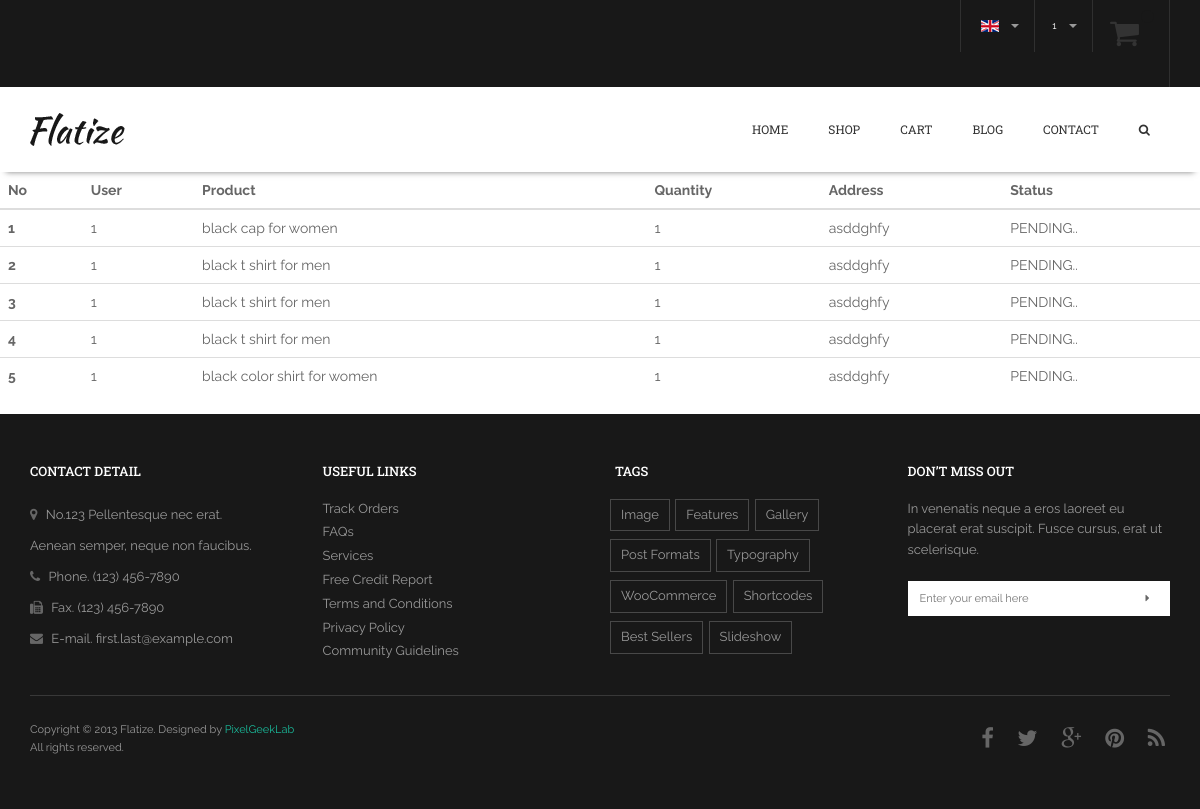
/order/ (signed in), run on the app's committed database.
### myapp/models.py (models this page shows, shortened)
class Placeorder(models.Model):
    user = models.ForeignKey(User,on_delete=models.CASCADE)
    product = models.ForeignKey(ProductModel,on_delete=models.CASCADE)
    address = models.ForeignKey(AddressModel,on_delete=models.CASCADE)
    quantity = models.IntegerField(default=1)
    status = models.CharField(max_length=20,choices=status,default="PENDING..")

class ProductModel(models.Model):
    mcate = models.ForeignKey(MainCategoryModel,on_delete=models.CASCADE)
    scate = models.ForeignKey(SubCategoryModel,on_delete=models.CASCADE)
    name = models.CharField(max_length=200)
    image = models.ImageField(upload_to = 'Product')
    og_price = models.IntegerField(default=0)
    discount = models.IntegerField(default=0)
    discounted_price = models.IntegerField(default=0)
    sell_price = models.IntegerField(default=0)
    info = models.TextField()
    status = models.CharField(max_length=200,choices=st,default='New-Arrival')
    total_price = models.IntegerField(default=0)

class AddressModel(models.Model):
    user = models.ForeignKey(User,on_delete=models.CASCADE)
    first_name = models.CharField(max_length=200)
    last_name = models.CharField(max_length=200)
    email = models.EmailField()
    address = models.CharField(max_length=300)
    phone = models.IntegerField()
    def __str__(self):
        return self.address

### myapp/views.py (the view, shortened to what this page needs)
# urls.py: path('order/',OrderView,name = "order"),
def OrderView(request):
    get_add = request.GET.get('all_address')
    cart_items = CartModel.objects.filter(user=request.user)
    ord = Placeorder.objects.filter(user=request.user)
    con = {'placeord':ord,'cart_items':cart_items}
    return render(request,'order.html',con)

### myapp/templates/order.html (shortened to what this page needs)
{% extends 'base.html' %}
{% load static %}
{% block body %}
<table class="table" style="width:100%">
    <thead>
      <tr>
        <th scope="col">No</th>
          <th scope="col">User</th>
        <th scope="col">Product</th>
        <th scope="col">Quantity</th>
        <th scope="col">Address</th>
        <th scope="col">Status</th>
      </tr>
    </thead>
    <tbody>
        {% for x in placeord %}
        <tr>
        <th scope="row">{{forloop.counter}}</th>
        <td>{{request.user}}</td>
        <td>{{x.product.name}}</td>
        <td>{{x.quantity}}</td>
        <td>{{x.address}}</td>
        <td>{{x.status}}</td>
        </tr>
        {% endfor %}
    </tbody>
  </table>
{% endblock body %}

### myapp/templates/base.html (shortened to what this page needs)
{% load static %}
<!DOCTYPE html>
<html lang="en">
<head>
	<link href="{% static 'bootstrap/css/bootstrap.min.css' %}" rel="stylesheet">
	<link href="{% static 'css/fonts/font-awesome/css/font-awesome.css' %}" rel="stylesheet">
	<link href="{% static 'vendor/owl-carousel/owl.carousel.css' %}" rel="stylesheet">
	<link href="{% static 'vendor/owl-carousel/owl.theme.css' %}" rel="stylesheet">
	<link href="{% static 'vendor/owl-carousel/owl.transitions.css' %}" rel="stylesheet">
	<link href="{% static 'vendor/bxslider/jquery.bxslider.css' %}" rel="stylesheet">
	<link rel="stylesheet" href="{% static 'vendor/flexslider/flexslider.css' %}" media="screen">
	<link href="{% static 'css/theme-animate.css' %}" rel="stylesheet">
	<link href="{% static 'css/theme-elements.css' %}" rel="stylesheet">
	<link href="{% static 'css/theme-blog.css' %}" rel="stylesheet">
	<link href="{% static 'css/theme-shop.css' %}" rel="stylesheet">
	<link href="{% static 'css/theme.css' %}" rel="stylesheet">
	<link rel="stylesheet" href="{% static 'style-switcher/css/style-switcher.css' %}">
	<link href="{% static 'css/colors/cyan/style.html' %}" rel="stylesheet" id="layoutstyle">
	<link href="{% static 'css/theme-responsive.css' %}" rel="stylesheet">
</head>
<body>
	<div id="page">
		<header>
			<div id="top">
				<div class="container">
					<ul class="nav nav-pills nav-top navbar-right">
						<li class="dropdown langs">
							<a href="#" class="dropdown-toggle" data-toggle="dropdown"><img
									src="{% static 'images/flags/en.gif' %}" alt="English"> <span
									class="caret"></span></a>
						</li>
						<li class="dropdown my-account">
							<a href="#" class="dropdown-toggle" data-toggle="dropdown">{{request.user.username}} <span
									class="caret"></span></a>
						</li>
						<li class="dropdown menu-shop">
							<a href="#" class="dropdown-toggle" data-toggle="dropdown">
								<h3><i class="fa fa-shopping-cart"></i> <span
										class="shopping-bag"><strong>{{cart_count}}</strong></span></h3>
							</a>
									{% for i in cart_items %}
									<li class="product">
										<div class="product-thumb-info">
											<div class="product-thumb-info-image">
												<a href="shop-product-detail1.html"><img alt="" width="60"
														src="{{i.product.image.url}}"></a>
											</div>
											<div class="product-thumb-info-content">
												<h4><a href="shop-product-detail2.html">{{i.product.name}}</a></h4>
												<span class="item-cat"><small><a
															href="#">{{i.product.scate}}</a></small></span>
												<span class="price">{{i.product.sell_price}}</span>
											</div>
										</div>
										{% empty %}
									</li>
									{% endfor %}
								</ul>
							</div>
				</div>
			</div>
			<nav class="navbar navbar-default navbar-main navbar-main-slide" role="navigation">
				<div class="container">
					<div class="navbar-header">
						<a class="logo" href="/home/"><img src="{% static 'images/logo.png' %}" alt="Flatize"></a>
					</div>
					<ul class="nav navbar-nav navbar-act pull-right">
						<li class="search"><a href="javascript:void(0);" data-toggle="modal"
								data-target=".bs-example-modal-lg"><i class="fa fa-search"></i></a></li>
					</ul>
					<div class="navbar-collapse collapse">
						<ul class="nav navbar-nav pull-right">
							<li><a href="/home/">Home</a>
							</li>
							<li><a href="/allproducts/">Shop</a>
							</li>
							<li><a href="/cart/">Cart</a>
							</li>
							<li><a href="/blog/">Blog</a>
							</li>
							<li><a href="/contact/">Contact</a>
							</li>
						</ul>
					</div>
				</div>
			</nav>
		{% block body %}
		{% endblock body %}
		<footer class="footer">
			<div class="container">
				<div class="upper-foot">
					<div class="row">
						<div class="col-xs-6 col-sm-3">
							<h2>Contact detail</h2>
							<address>
								<i class="fa fa-map-marker"></i> No.123 Pellentesque nec erat.<br>
								Aenean semper, neque non faucibus.<br>
								<i class="fa fa-phone"></i> Phone. (123) 456-7890<br>
								<i class="fa fa-fax"></i> Fax. (123) 456-7890<br>
								<i class="fa fa-envelope"></i> E-mail. <a href="mailto:#">first.last@example.com</a>
							</address>
						</div>
						<div class="col-xs-6 col-sm-3">
							<h2>Useful links</h2>
							<ul class="list-unstyled">
								<li><a href="#">Track Orders</a></li>
								<li><a href="#">FAQs</a></li>
								<li><a href="#">Services</a></li>
								<li><a href="#">Free Credit Report</a></li>
								<li><a href="#">Terms and Conditions</a></li>
								<li><a href="#">Privacy Policy</a></li>
								<li><a href="#">Community Guidelines</a></li>
							</ul>
						</div>
						<div class="col-xs-6 col-sm-3">
							<h2>Tags</h2>
							<ul class="list-inline tagclouds">
								<li><a href="#">Image</a></li>
								<li><a href="#">Features</a></li>
								<li><a href="#">Gallery</a></li>
								<li><a href="#">Post Formats</a></li>
								<li><a href="#">Typography</a></li>
								<li><a href="#">WooCommerce</a></li>
								<li><a href="#">Shortcodes</a></li>
								<li><a href="#">Best Sellers</a></li>
								<li><a href="#">Slideshow</a></li>
							</ul>
						</div>
						<div class="col-xs-6 col-sm-3">
							<h2>Don’t miss out</h2>
							<p>In venenatis neque a eros laoreet eu placerat erat suscipit. Fusce cursus, erat ut
								scelerisque.</p>
							<form class="form-inline form-newsletter" role="form">
								<div class="form-group">
									<input type="email" class="form-control" id="exampleInputEmail2"
										placeholder="Enter your email here">
								</div>
								<button type="submit" class="btn"><i class="fa fa-caret-right"></i></button>
							</form>
						</div>
					</div>
				</div>
				<div class="below-foot">
					<div class="row">
						<div class="col-xs-6 copyrights">
							<p>Copyright © 2013 Flatize. Designed by <a
									href="http://pixelgeeklab.com/">PixelGeekLab</a><br>
								All rights reserved.</p>
						</div>
						<div class="col-xs-6 text-right">
							<ul class="list-inline social-list">
								<li><a data-toggle="tooltip" data-placement="top" title="Facebook" href="#"><i
											class="fa fa-facebook"></i></a></li>
								<li><a data-toggle="tooltip" data-placement="top" title="Twitter" href="#"><i
											class="fa fa-twitter"></i></a></li>
								<li><a data-toggle="tooltip" data-placement="top" title="Google+" href="#"><i
											class="fa fa-google-plus"></i></a></li>
								<li><a data-toggle="tooltip" data-placement="top" title="Pinterest" href="#"><i
											class="fa fa-pinterest"></i></a></li>
								<li><a data-toggle="tooltip" data-placement="top" title="RSS" href="#"><i
											class="fa fa-rss"></i></a></li>
							</ul>
						</div>
					</div>
				</div>
			</div>
		</footer>
</body>
</html>

### static/css/theme-elements.css (style rules this page uses)
h1, h2, h3, h4, h5, h6 { color: #333333; margin: 0 0 20px; }
p, ul, ol { margin: 0 0 20px; }
a { color: #333333; -webkit-transition: all 300ms; -moz-transition: all 300ms; transition: all 300ms; }
address { line-height: 2.4; }
input, button, select, textarea { background: #fafafa; border: 1px solid #dddddd; }
.form-control { border-color: #dddddd; box-shadow: none; height: 35px; }
.btn, .form-control { border-radius: 0; -webkit-transition: all 300ms; -moz-transition: all 300ms; transition: all 300ms; }
.btn { background-color: transparent; border: 2px solid #333333; color: #333333; font-size: .857em; font-weight: 700; min-width: 140px; padding: 14px 15px 13px; text-transform: uppercase; }
.form-newsletter { position: relative; }
.form-newsletter .form-group { width: 100%; }
.form-newsletter .form-group .form-control { border: none; font-size: .857em; padding-right: 45px; width: 100%; }
.form-newsletter .btn { background: white; border: none; height: 35px; min-width: 40px; padding: 10px 0 9px; position: absolute; right: 0; top: 0; text-align: center; }
.tagclouds a { border: 1px solid #484848; color: #999999; display: inline-block; margin: 0 2px 5px 0; padding: 5px 10px; text-transform: capitalize; }

### static/css/theme.css (style rules this page uses)
body { color: #666666; font-family: 'Raleway', sans-serif; line-height: 1.6; }
#page { overflow: hidden; position: relative; }
#top { background: #181818; color: white; font-size: .714em; text-transform: uppercase; }
#top p, #top .nav { margin: 0; }
.nav-top > li { border-right: 1px solid rgba(255, 255, 255, 0.1); }
.nav-top > li > a { border-radius: 0; color: white; padding: 18px 15px; }
.nav-top > li > a .caret { color: #999999; margin-left: 10px; }
.nav-top > li:first-child { border-left: 1px solid rgba(255, 255, 255, 0.1); }
.nav-top > .langs > a { padding-left: 20px; }
.menu-shop { padding-right: 15px; position: relative; }
.menu-shop i { font-size: 1.3em; }
.shopping-bag { background-color: #181818; border-radius: 50%; color: white; display: block; font-size: .714em; height: 13px; line-height: 12px; position: absolute; right: 0; text-align: center; top: 10px; width: 13px; }
.logo { display: block; float: left; margin: 26px 0; }
.navbar-main { background-color: white; border-radius: 0; border: none; margin-bottom: 0; box-shadow: 0 6px 6px -6px rgba(0, 0, 0, 0.5); z-index: 5; }
.navbar-main .container { position: relative; }
.navbar-main .navbar-nav { font-family: Roboto Slab, serif; }
.navbar-main .navbar-nav > li > a { color: #333333; font-size: .857em; font-weight: 400; padding: 32px 20px 33px; text-transform: uppercase; }
.footer { background: #181818; color: #999999; padding: 50px 0 30px; }
.footer h2 { color: white; font-family: Roboto Slab, serif; font-size: 1em; text-transform: uppercase; }
.footer li { padding: 0 0 3px; }
.footer i { color: #666666; padding-right: 5px; }
.upper-foot { font-size: .928em; padding-bottom: 10px; }
.upper-foot a { color: #999999; }
.below-foot { border-top: 1px solid #383838; padding-top: 25px; }
.below-foot a { color: #1abc9c; }
.copyrights { font-size: .785em; }
.social-list li + li { margin-left: 15px; }
.social-list a { font-size: 1.571em; }
.navbar-act > li > a { color: #333333; }

### data on the page
Placeorder: product.name "black cap for women", quantity "1", address "asddghfy", status "PENDING.."
Placeorder: product.name "black t shirt for men", quantity "1", address "asddghfy", status "PENDING.."
Placeorder: product.name "black t shirt for men", quantity "1", address "asddghfy", status "PENDING.."
Placeorder: product.name "black t shirt for men", quantity "1", address "asddghfy", status "PENDING.."
Placeorder: product.name "black color shirt for women", quantity "1", address "asddghfy", status "PENDING.."

### other printed values
{{ request.user.username }} "1"
{{ request.user }} "1"
